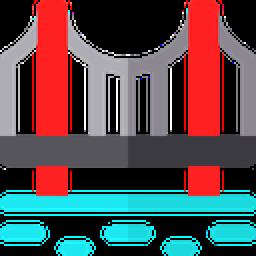
%> input picture template-matcher/dataset/Training/png/003-bridge-1.png, 128 x 128 px, shrunk from 512 x 512 before the run (shown 2 times larger)
$ octave myMain.m   (GNU Octave 9; MATLAB toolbox functions it lacks are replaced by stand-ins)
%> lines starting %> are read from the running program, lines starting %| are printed output that depends on the picture
### template-matcher/sift/createDoG.m
function DoG = createDoG(img, levels, sigma, scales)

k = sqrt(2);

G = cell(1, levels);
for l = 1:levels
    G{l} = cell(1, scales);
    for s=1:scales
        % calculate sigma
        sig = sigma * l * k^(s-1);
        G{l}{s} = imgaussfilt(img,sig);
    end
    img = imresize(img, 0.5);
end

DoG = cell(1, levels);
for l=1:levels
    DoG{l} = cell(1, scales-1);
    for s=1:scales-1
        DoG{l}{s} = G{l}{s+1} - G{l}{s};
    end
end

end


### template-matcher/sift/getKeyPoints.m
function keyPoints = getKeyPoints(img, octave, DoG, contrastThresh, curvThresh)

keyPoints = zeros(100000, 3);
levels = length(DoG);
totalKP = 0;

% create gradient image for x and y for each level
G = gradients(img, levels, octave);

for l=1:levels
    Gx = G{l}{1}(2:end-1,2:end-1);
    Gy = G{l}{2}(2:end-1,2:end-1);
    DoGScales = DoG{l};
    scales = length(DoGScales);
    for s=2:scales-1
        upperScale = DoGScales{s-1};
        thisScale = DoGScales{s};
        lowerScale = DoGScales{s+1};
        [row, col] = size(thisScale);

        for y=2:col-1
            for x=2:row-1
                upperNeighbourhood = upperScale(x-1:x+1, y-1:y+1);
                thisNeighbourhood = thisScale(x-1:x+1, y-1:y+1);
                lowerNeighbourhood = lowerScale(x-1:x+1, y-1:y+1);
                scales = [upperNeighbourhood(:), thisNeighbourhood(:), lowerNeighbourhood(:)];
                maxima = max([scales(1:13), scales(15:end)]);
                minima = min([scales(1:13), scales(15:end)]);
                val = thisNeighbourhood(2,2);
                if val > maxima || val < minima
                    % remove low contrast
                    if abs(val) > contrastThresh
                        thisGx = Gx(x, y);
                        thisGy = Gy(x, y);
                        Dx2 = thisGx^2;
                        Dy2 = thisGy^2;
                        Dxy = thisGx*thisGy;
                        % create hessian matrix
                        Hess = [Dx2 Dxy;...
                             Dxy Dy2];
                        curveRatio = trace(Hess)^2/det(Hess);
                        % remove edges, keep corners
                        if curveRatio > (curvThresh+1)^2/curvThresh
                            totalKP = totalKP + 1;

                            % x and y coords mapped to original images size
                            keyPoints(totalKP, 1) = x*2^(l-1);
                            keyPoints(totalKP, 2) = y*2^(l-1);
                            keyPoints(totalKP, 3) = l;
                        end
                    end
                end
            end
        end
    end
end
keyPoints = keyPoints(1:totalKP, :);
end

function G = gradients(img, levels, octave)

    xK = [-1 0 1;...
          -1 0 1;...
          -1 0 1];

    yK = [-1 -1 -1;...
          0  0  0;...
          1  1  1];

    G = cell(1, levels);

    for i = 1 : levels
        G{i} = cell(1,2);
        Gx = conv2(img, xK);
        Gy = conv2(img, yK);
        G{i}{1} = Gx;
        G{i}{2} = Gy;
        img = imresize(img, octave);
    end
end

### template-matcher/sift/myMain.m
clear;
clc;
img = imread('../dataset/Training/png/003-bridge-1.png');
%> img is the input picture: size 128x128x3 uint8; mean R, G, B 84.9, 76, 79
img = mean(im2double(img), 3);
%> img: size 128x128 double
DoG = createDoG(img, 5, 1.6, 6);
%> the loop in createDoG, `for l = 1:levels` made 5 passes
%> pass 1, in createDoG, `img = imresize(img, 0.5);`:
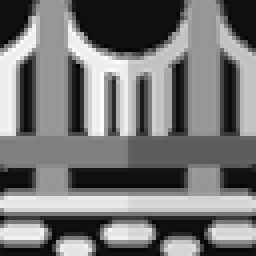
%> img: size 64x64 double (shown 4 times larger); min -0.0509, max 0.739, mean 0.314; drawn with min black and max white
%> pass 2, in createDoG, `img = imresize(img, 0.5);`:
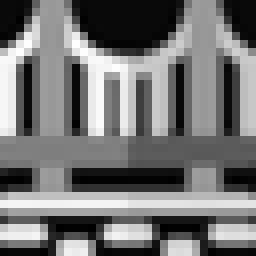
%> img: size 32x32 double (shown 8 times larger); min -0.029, max 0.721, mean 0.314; drawn with min black and max white
%> after the loop in createDoG, `for l = 1:levels`: G = 5 items; img = [0.357 0.234 0.207 0.32; 0.367 0.433 0.378 0.32; 0.329 0.299 0.249 0.271; 0.372 0.328 0.317 0.352]
%> after the loop in createDoG, `for l=1:levels`: DoG = 5 items
%> DoG = 5 items
keyPoints = getKeyPoints(img, 0.5, DoG, 0.03, 10);
%> in getKeyPoints, `levels = length(DoG);`: levels = 5
%> in gradients, `G = cell(1, levels);`: G = {[], [], [], [], []}
%> the loop in gradients, `for i = 1 : levels` made 5 passes
%> pass 2, in gradients, `Gy = conv2(img, yK);`:
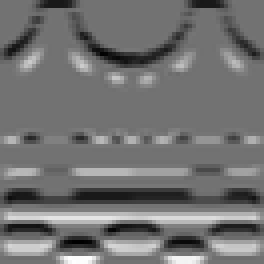
%> Gy: size 66x66 double (shown 4 times larger); min -1.63, max 2, mean 0; drawn with min black and max white
%> after the loop in gradients, `for i = 1 : levels`: G = 5 items
%> the loop in getKeyPoints, `for l=1:levels` made 5 passes
%> pass 1, in getKeyPoints, `Gx = G{l}{1}(2:end-1,2:end-1);`:
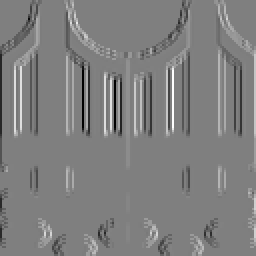
%> Gx: size 128x128 double (shown 2 times larger); min -3, max 3, mean 0.00158; drawn with min black and max white
%> pass 1, in getKeyPoints, `Gy = G{l}{2}(2:end-1,2:end-1);`:
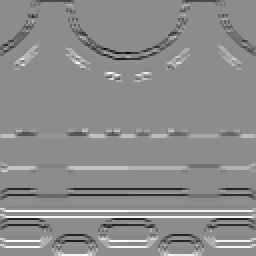
%> Gy: size 128x128 double (shown 2 times larger); min -2.67, max 2.17, mean -0.0011; drawn with min black and max white
%> pass 2, in getKeyPoints, `Gy = G{l}{2}(2:end-1,2:end-1);`:
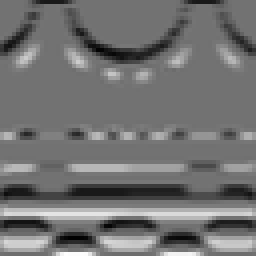
%> Gy: size 64x64 double (shown 4 times larger); min -1.63, max 2, mean -0.00234; drawn with min black and max white
%> after the loop in getKeyPoints, `for l=1:levels`: Dx2 = 0.0238; Dxy = 0.0236; Dy2 = 0.0233; Hess = [0.0238 0.0236; 0.0236 0.0233]; curveRatio = -2.69e+16; thisGx = -0.154; thisGy = -0.153; totalKP = 48
%> in getKeyPoints, `keyPoints = keyPoints(1:totalKP, :);`: keyPoints = 48 rows, first 12: [110 11 1; 110 13 1; 110 64 1; 87 97 1; 87 108 1; 110 118 1; 64 5 1; 102 5 1; 118 5 1; 81 6 1; 23 13 1; 117 19 1]
figure;
imshow(img, []);
hold on; % Prevent image from being blown away.
plot(keyPoints(:, 2), keyPoints(:, 1),'r+', 'MarkerSize', 5);
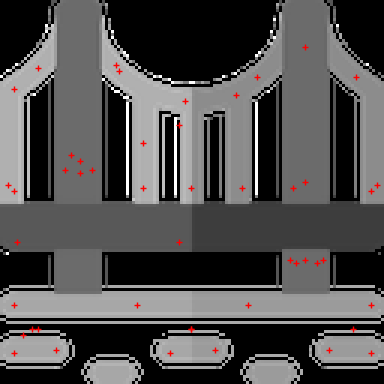
%> figure redrawn from the program's plot data; shown 3 times larger
